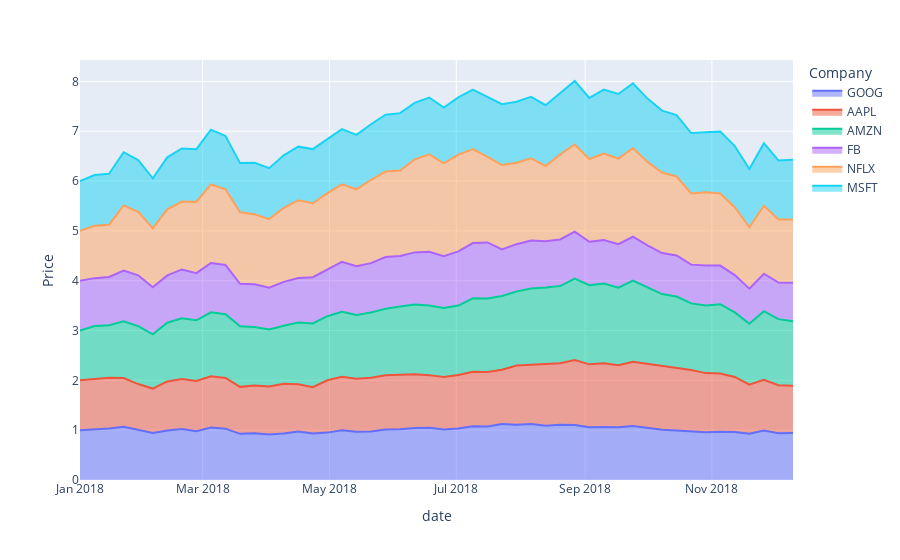

This figure's notebook cell:
### Markdown cell above
We plot an area chart with px.area(); its documentation is here.
- Note the plot is stacked, meaning for each value in x, the set of y's is compounded or summed. We are not interested in that since we want to see the variation of each company separately.

### Code cell
fig = px.area(df,x='date', y='Price', color='Company')
fig.show()
